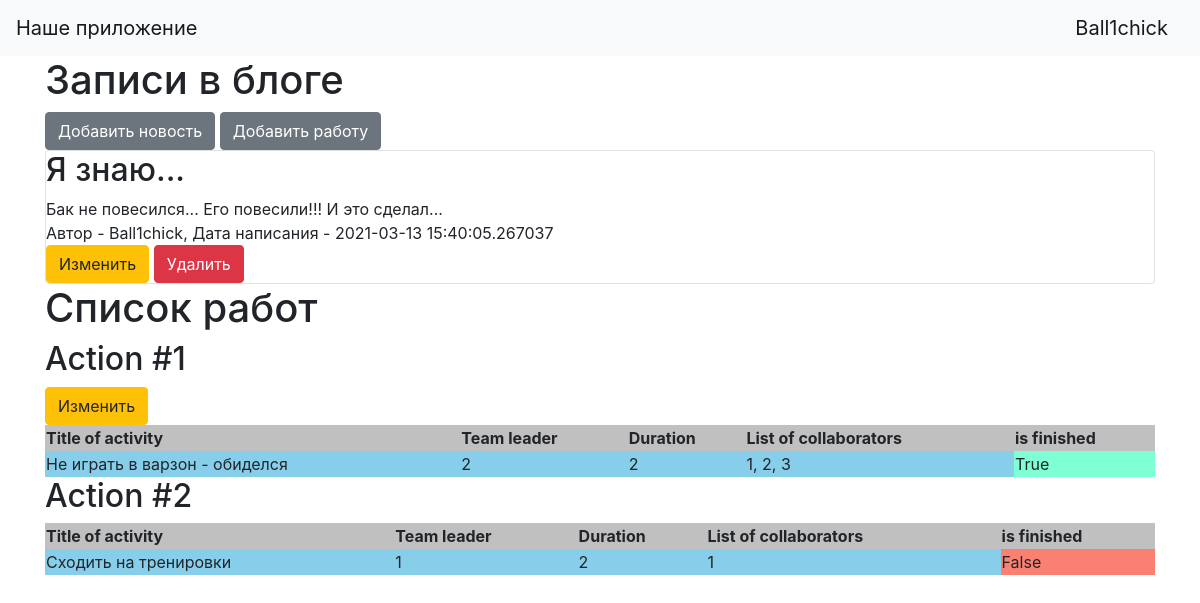
/ (signed in), run on the app's committed database.
### data/users.py (models this page shows, shortened)
class User(SqlAlchemyBase, UserMixin):
    __tablename__ = 'users'
    id = sqlalchemy.Column(sqlalchemy.Integer, primary_key=True, autoincrement=True)
    surname = sqlalchemy.Column(sqlalchemy.String, nullable=True)
    name = sqlalchemy.Column(sqlalchemy.String, nullable=True)
    about = sqlalchemy.Column(sqlalchemy.String, nullable=True)
    age = sqlalchemy.Column(sqlalchemy.Integer, nullable=True)
    position = sqlalchemy.Column(sqlalchemy.String, nullable=True)
    speciality = sqlalchemy.Column(sqlalchemy.String, nullable=True)
    address = sqlalchemy.Column(sqlalchemy.String, nullable=True)
    email = sqlalchemy.Column(sqlalchemy.String, index=True, unique=True, nullable=True)
    hashed_password = sqlalchemy.Column(sqlalchemy.String, nullable=True)
    modified_date = sqlalchemy.Column(sqlalchemy.DateTime, default=datetime.datetime.now)
    news = orm.relation("News", back_populates='user')
    jobs = orm.relation("Jobs", back_populates='user')

### data/news.py (models this page shows)
class News(SqlAlchemyBase):
    __tablename__ = 'news'
    id = sqlalchemy.Column(sqlalchemy.Integer,
                           primary_key=True, autoincrement=True)
    title = sqlalchemy.Column(sqlalchemy.String, nullable=True)
    content = sqlalchemy.Column(sqlalchemy.String, nullable=True)
    created_date = sqlalchemy.Column(sqlalchemy.DateTime,
                                     default=datetime.datetime.now)
    is_private = sqlalchemy.Column(sqlalchemy.Boolean, default=True)
    user_id = sqlalchemy.Column(sqlalchemy.Integer,
                                sqlalchemy.ForeignKey("users.id"))
    user = orm.relation('User')
    categories = orm.relation("Category",
                              secondary="association",
                              backref="news")

### data/jobs.py (models this page shows)
class Jobs(SqlAlchemyBase):
    __tablename__ = 'jobs'
    id = sqlalchemy.Column(sqlalchemy.Integer, primary_key=True, autoincrement=True)
    team_leader = sqlalchemy.Column(sqlalchemy.Integer, sqlalchemy.ForeignKey("users.id"))
    job = sqlalchemy.Column(sqlalchemy.String, nullable=True)
    work_size = sqlalchemy.Column(sqlalchemy.Integer, nullable=True)
    collaborators = sqlalchemy.Column(sqlalchemy.String, nullable=True)
    start_date = sqlalchemy.Column(sqlalchemy.DateTime, default=datetime.datetime.now)
    end_date = sqlalchemy.Column(sqlalchemy.DateTime, nullable=True)
    is_finished = sqlalchemy.Column(sqlalchemy.BOOLEAN, nullable=True)
    user = orm.relation('User')

### main.py (the view)
@app.route("/")
def index():
    db_sess = db_session.create_session()
    jobs = db_sess.query(Jobs)
    if current_user.is_authenticated:
        news = db_sess.query(News).filter(
            (News.user == current_user) | (News.is_private != True))
    else:
        news = db_sess.query(News).filter(News.is_private != True)
    return render_template("index.html", news=news, jobs=jobs)

### data/db_session.py (called while the page is built)
def create_session() -> Session:
    global __factory
    return __factory()

### main.py (called while the page is built)
@login_manager.user_loader
def load_user(user_id):
    db_sess = db_session.create_session()
    return db_sess.query(User).get(user_id)

### templates/index.html (shortened to what this page needs)
{% extends "base.html" %}
{% block content %}
<h1>Записи в блоге</h1>
{% if current_user.is_authenticated %}
    <a href="news" class="btn btn-secondary">Добавить новость</a>
	<a href="add_jobs" class="btn btn-secondary">Добавить работу</a>
{% endif %}
{% for item in news%}
<div class="col-md6 border rounded">
    <h2>{{item.title}}</h2>
    <div>
        {{item.content}}
    </div>
    <div>
        Автор - {{item.user.name}}, Дата написания - {{item.created_date}}
    </div>
	{% if current_user.is_authenticated and current_user == item.user %}
    <div>
        <a href="/news/{{ item.id }}" class="btn btn-warning">
            Изменить
        </a>
        <a href="/news_delete/{{ item.id }}" class="btn btn-danger">
            Удалить
        </a>
    </div>
	{% endif %}
</div>
{% endfor %}
<h1>Список работ</h1>
{% for item in jobs%}
<h2>Action #{{item.id}}</h2>
<table width="100%">
	<tr><th>Title of activity</th><th>Team leader</th><th>Duration</th><th>List of collaborators</th><th>is finished</th></tr>
	<tr><td>{{item.job}}</td><td>{{item.team_leader}}</td><td>{{item.work_size}}</td><td>{{item.collaborators}}</td>
	{% if item.is_finished %}
		<td style="background:Aquamarine">{{item.is_finished}}</td></tr>
	{% else %}
		<td style="background:Salmon">{{item.is_finished}}</td></tr>
	{% endif %}
	{% if current_user.is_authenticated and (current_user == item.user or current_user.id == 1)%}
    <div>
        <a href="/add_jobs/{{ item.id }}" class="btn btn-warning">
            Изменить
        </a>
    </div>
	{% endif %}
</table>
{% endfor %}
{% endblock %}

### templates/base.html (shortened to what this page needs)
<!doctype html>
<html lang="en">
<head>
    <link rel="stylesheet"
          href="https://stackpath.bootstrapcdn.com/bootstrap/4.4.1/css/bootstrap.min.css"
>
</head>
<body>
<header>
    <nav class="navbar navbar-light bg-light">
        <a class="navbar-brand" href="#">Наше приложение</a>
		{% if current_user.is_authenticated %}
			<a class="navbar-brand" href="/logout">{{ current_user.name }}</a>
		{% else %}
			<p>
			<a class="btn btn-primary " href="/register">Зарегистрироваться</a>
			<a class="btn btn-success" href="/login">Войти</a>
			</p>
		{% endif %}
    </nav>
</header>
<main role="main" class="container">
    {% block content %}{% endblock %}
</main>
</body>
</html>

### templates/index.html (style rules this page uses)
th { background-color:Silver; }
td { background-color:SkyBlue; }

### data on the page
User: name "Ball1chick"
News: title "Я знаю...", content "Бак не повесился... Его повесили!!! И это сделал...", user.name "Ball1chick", created_date "2021-03-13 15:40:05.267037"
Jobs: id "1", job "Не играть в варзон - обиделся", team_leader "2", work_size "2", collaborators "1, 2, 3", is_finished "True"
Jobs: id "2", job "Сходить на тренировки", team_leader "1", work_size "2", collaborators "1", is_finished "False"
